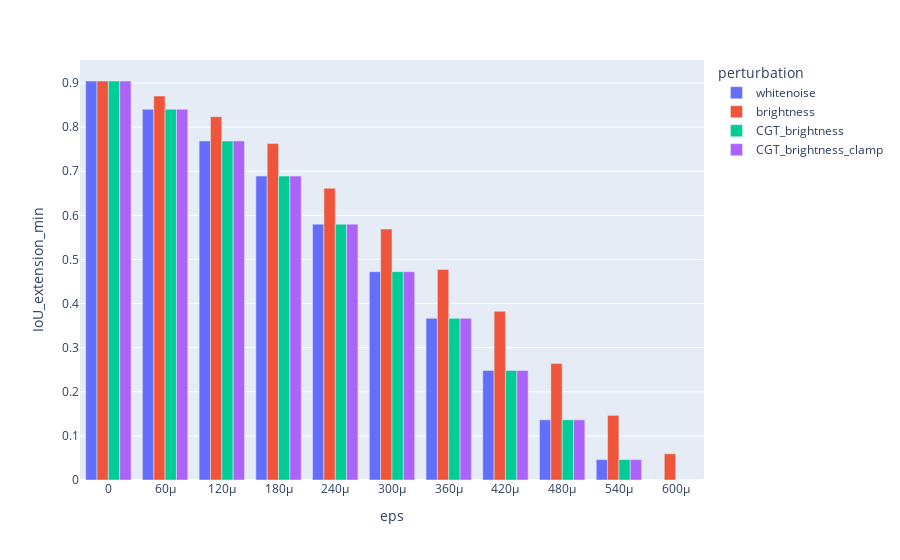

Notebook code cell kept with this figure:
### Code cell
fig = px.bar(df, x='eps', y='IoU_extension_min', color='perturbation', barmode="group")
fig.show()

### Figure 1 — Plotly figure (JSON) as saved in the notebook; plotly's stock layout.template omitted (floating-point values rounded to 4 significant figures)
{"data": [{"alignmentgroup": "True", "hovertemplate": "perturbation=whitenoise<br>eps=%{x}<br>IoU_extension_min=%{y}<extra></extra>", "legendgroup": "whitenoise", "marker": {"color": "#636efa", "pattern": {"shape": ""}}, "name": "whitenoise", "offsetgroup": "whitenoise", "orientation": "v", "showlegend": true, "textposition": "auto", "type": "bar", "x": [0, 6e-05, 0.00012, 0.00018, 0.00024, 0.0003, 0.00036, 0.00042, 0.00048, 0.00054, 0.0006], "xaxis": "x", "y": [0.9046, 0.8405, 0.7686, 0.6891, 0.5801, 0.4724, 0.3664, 0.2484, 0.1364, 0.04629, 0], "yaxis": "y"}, {"alignmentgroup": "True", "hovertemplate": "perturbation=brightness<br>eps=%{x}<br>IoU_extension_min=%{y}<extra></extra>", "legendgroup": "brightness", "marker": {"color": "#EF553B", "pattern": {"shape": ""}}, "name": "brightness", "offsetgroup": "brightness", "orientation": "v", "showlegend": true, "textposition": "auto", "type": "bar", "x": [0, 6e-05, 0.00012, 0.00018, 0.00024, 0.0003, 0.00036, 0.00042, 0.00048, 0.00054, 0.0006], "xaxis": "x", "y": [0.9046, 0.8704, 0.8237, 0.7628, 0.6614, 0.5689, 0.4775, 0.3824, 0.2639, 0.1465, 0.05942], "yaxis": "y"}, {"alignmentgroup": "True", "hovertemplate": "perturbation=CGT_brightness<br>eps=%{x}<br>IoU_extension_min=%{y}<extra></extra>", "legendgroup": "CGT_brightness", "marker": {"color": "#00cc96", "pattern": {"shape": ""}}, "name": "CGT_brightness", "offsetgroup": "CGT_brightness", "orientation": "v", "showlegend": true, "textposition": "auto", "type": "bar", "x": [0, 6e-05, 0.00012, 0.00018, 0.00024, 0.0003, 0.00036, 0.00042, 0.00048, 0.00054, 0.0006], "xaxis": "x", "y": [0.9046, 0.8405, 0.7686, 0.6891, 0.5801, 0.4724, 0.3664, 0.2484, 0.1364, 0.04629, 0], "yaxis": "y"}, {"alignmentgroup": "True", "hovertemplate": "perturbation=CGT_brightness_clamp<br>eps=%{x}<br>IoU_extension_min=%{y}<extra></extra>", "legendgroup": "CGT_brightness_clamp", "marker": {"color": "#ab63fa", "pattern": {"shape": ""}}, "name": "CGT_brightness_clamp", "offsetgroup": "CGT_brightness_clamp", "orientation": "v", "showlegend": true, "textposition": "auto", "type": "bar", "x": [0, 6e-05, 0.00012, 0.00018, 0.00024, 0.0003, 0.00036, 0.00042, 0.00048, 0.00054, 0.0006], "xaxis": "x", "y": [0.9046, 0.8405, 0.7686, 0.6891, 0.5801, 0.4724, 0.3664, 0.2484, 0.1364, 0.04629, 0], "yaxis": "y"}], "layout": {"barmode": "group", "legend": {"title": {"text": "perturbation"}, "tracegroupgap": 0}, "margin": {"t": 60}, "xaxis": {"anchor": "y", "domain": [0, 1], "title": {"text": "eps"}}, "yaxis": {"anchor": "x", "domain": [0, 1], "title": {"text": "IoU_extension_min"}}}}
